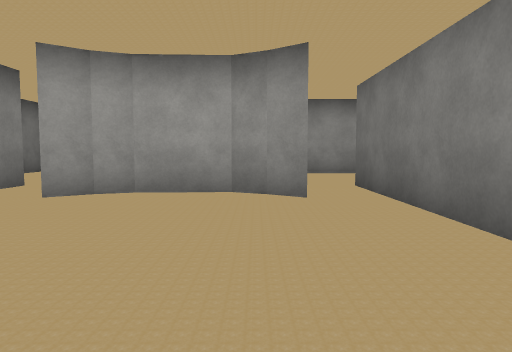
View 1 (above)

16 first-person views from a walk through a 3-D level made in the Unity game engine. The camera is 1.2 m above the floor, tilts 4° down and sees 70° across. The floor is counted in squares, 2 m on a side. Each view is taken from the middle of a square. On the plan, view 1 faces up. The plan holds only what a view shows up to about 10 squares ahead; the rest is blank. The place goes on beyond the plan. Some surface patterns are stand-ins.

View 2
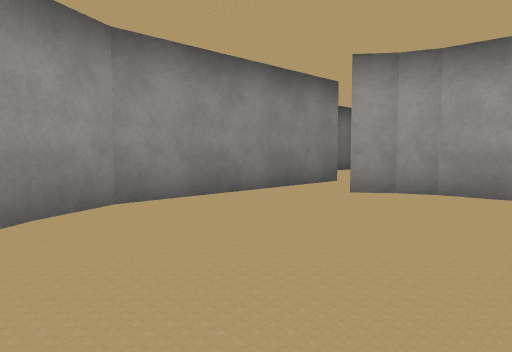

View 3
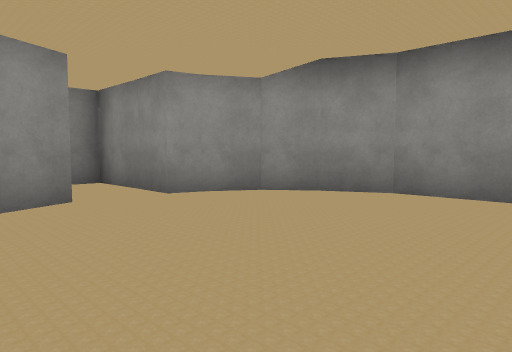

View 4
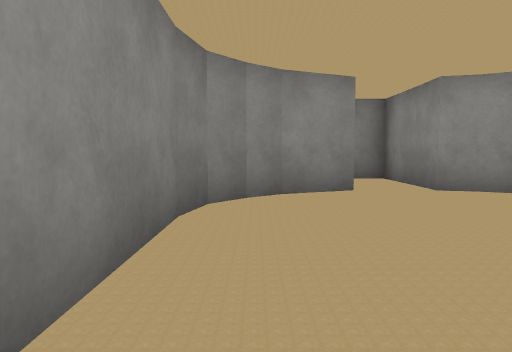

View 5
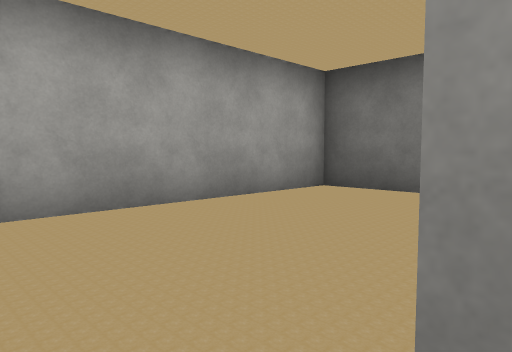

View 6
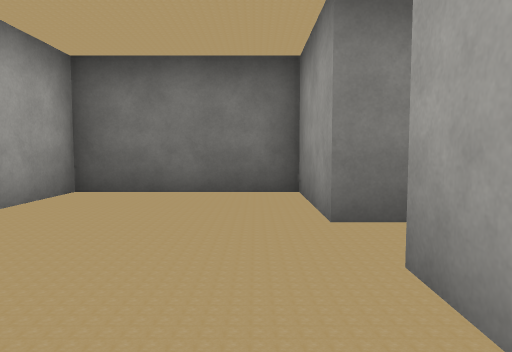

View 7
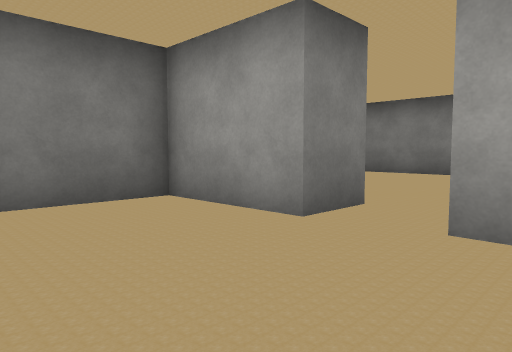

View 8
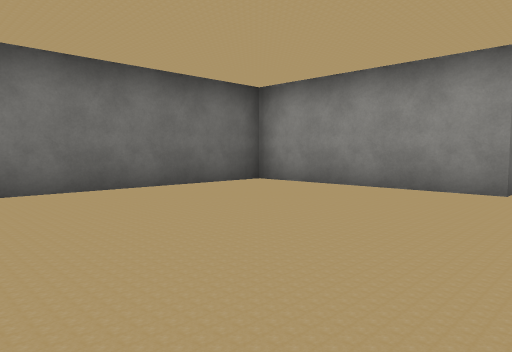

View 9
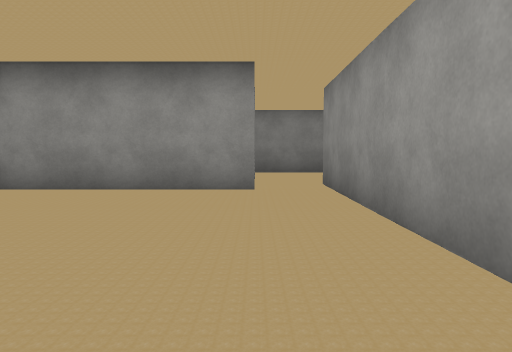

View 10
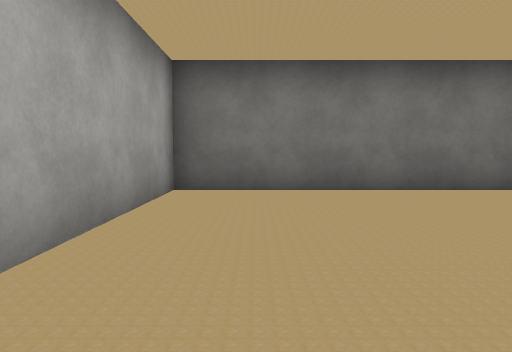

View 11
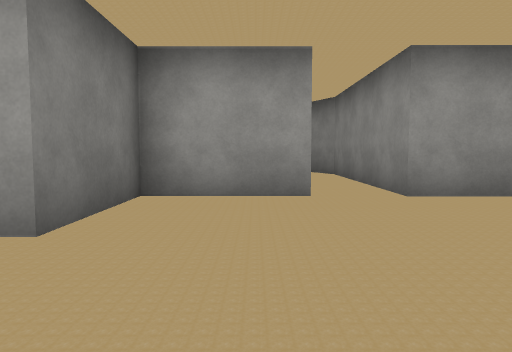

View 12
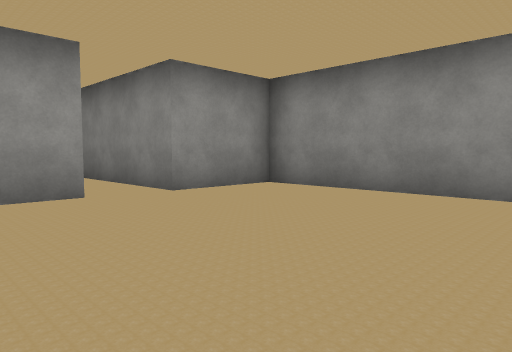

View 13
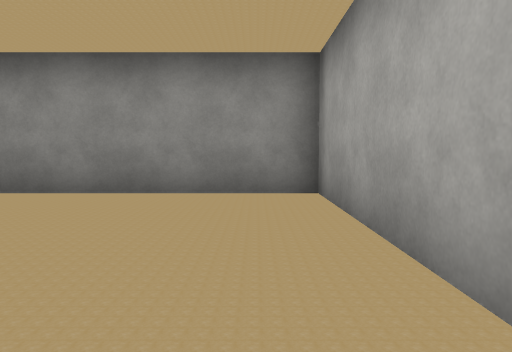

View 14
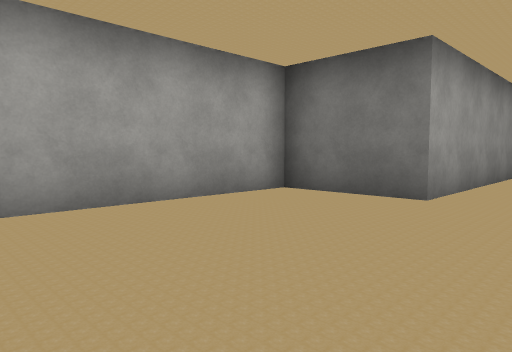

View 15
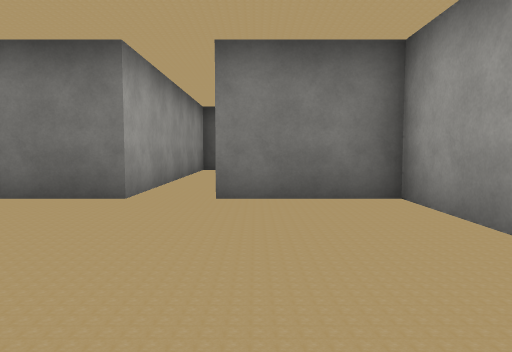

View 16
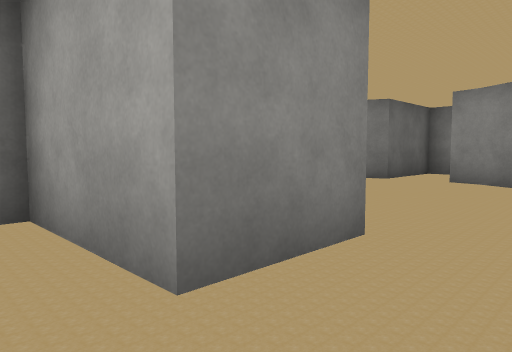

### Floor plan
Points are (right, up) in squares from view 1. A wall is a line through its corners. A room is listed if a view was taken in it or the views show most of it. See-through windows are left out.
Room 1 (views 1, 2, 3)
walls: (-2.2, -0.3) (-1.7, -0.5) (-1.8, -2.8) (-0.5, -2.8) (-0.5, -0.5) (0.7, 0); (0.6, -0.1) (1.1, 0.4); (1.1, 0.3) (1.5, 0.9) (1.7, 1.8); (1.7, 1.6) (1.7, 4.5); (-3.6, 0.9) (-3, 0.1) (-2.2, -0.4); (0.7, 4.6) (0.1, 5); (-2.2, 5) (-2.7, 4.6); (0.2, 5) (-0.3, 5.2) (-1.6, 5.2) (-2.3, 5); (-4, 4.5) (-4, 1.8) (-3.5, 0.8)
ways out: opening at (1, 5.5) to room 2; opening at (-3, 5.5) to room 4
Room 2 (views 4, 5, 6, 7)
walls: (2, 6.2) (2.9, 6.2); (4, 5.1) (4, 6.4) (6.3, 6.4) (6.3, 9.6) (0.5, 9.6); (1.7, 4.5) (1.7, 6.4)
ways out: opening at (1, 5.5) to room 1; opening at (3.5, 6) to room 3; opening at (0, 9) to room 4
Room 3 (views 8, 9, 10)
walls: (2.8, 3.4) (2.8, -1.6); (4, -0.6) (8.5, -0.6) (8.5, 5.2) (4.8, 5.2)
ways out: opening at (3.5, 6) to room 2; opening at (3.5, -1)
Room 4 (views 11, 12, 13, 14, 15, 16)
walls: (0.5, 9.6) (-0.5, 9.6) (-0.5, 11.9) (-6.1, 11.9) (-6.1, 6.2) (-4, 6.2) (-4, 4.5); (-2.7, 4.6) (-2.7, 6.2) (-0.5, 6.2) (-0.5, 8.5)
ways out: opening at (-3, 5.5) to room 1; opening at (0, 9) to room 2

Positions as (right, up) in squares from view 1, and headings:
1: (0, 0), facing up
2: (0, 0), facing up-left
3: (1, 4), facing down-left
4: (1, 5), facing down
5: (1, 6), facing up-right
6: (1, 7), facing right
7: (2, 9), facing down-right
8: (3, 5), facing down-right
9: (4, 5), facing down
10: (3, 4), facing right
11: (-2, 11), facing down
12: (-1, 11), facing down-left
13: (-1, 11), facing left
14: (-5, 8), facing up-right
15: (-5, 8), facing right
16: (-4, 7), facing down-right
